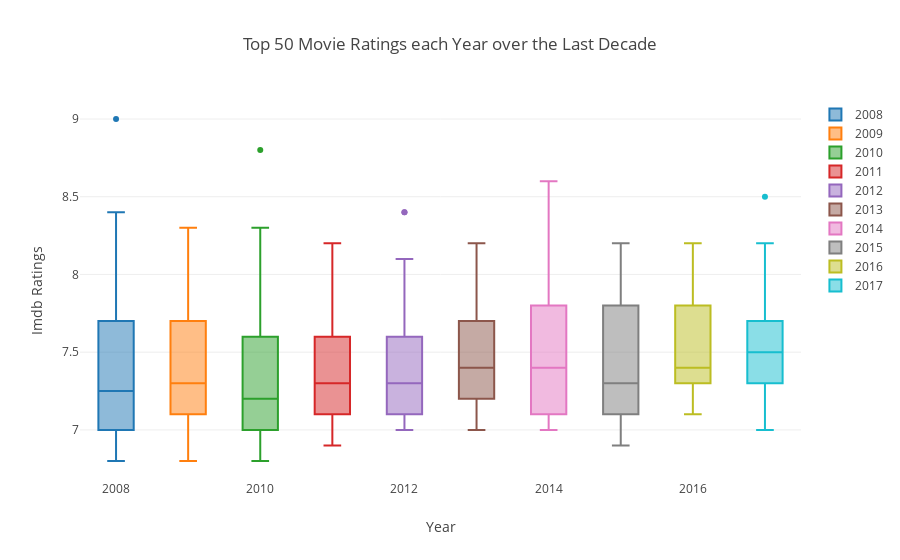

Notebook code for this chart:
### Code cell
data = [go.Box(y=df.iloc[:,i], name=df.columns[i]) for i in range(10)]
layout = {
    'title' : 'Top 50 Movie Ratings each Year over the Last Decade',
    'xaxis': {'title': 'Year'},
    'yaxis': {'title': 'Imdb Ratings'},
}
plotly.offline.iplot({'data':data, 'layout':layout})
